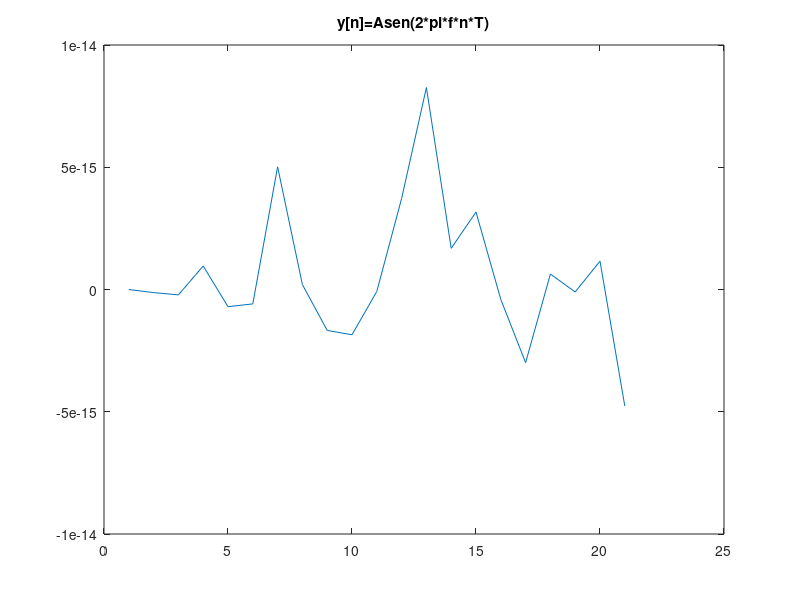
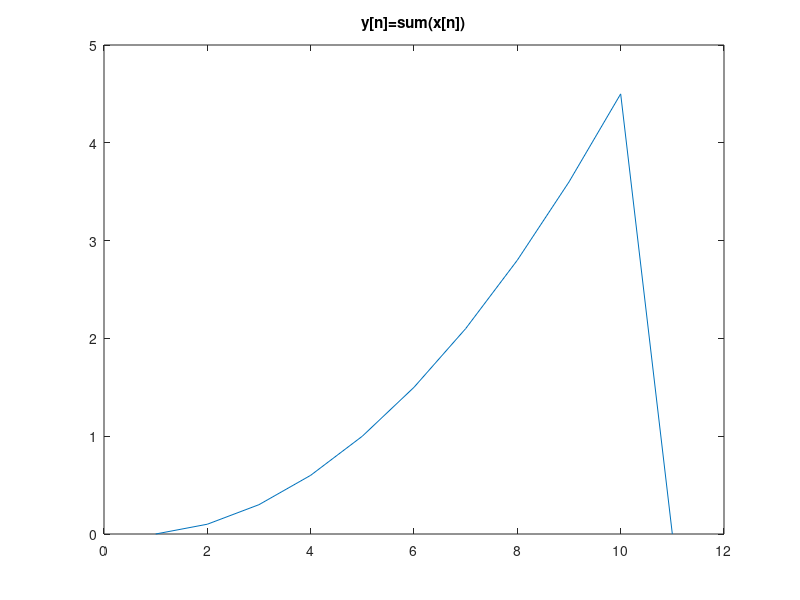
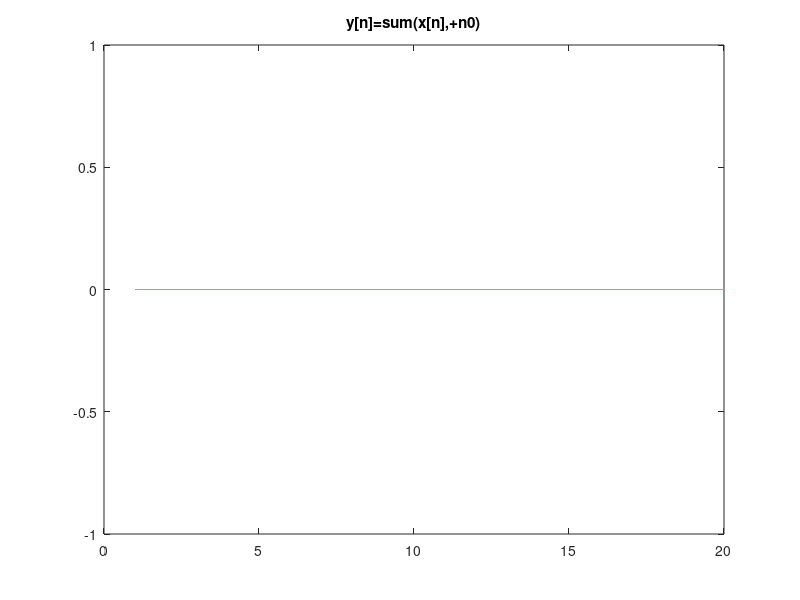
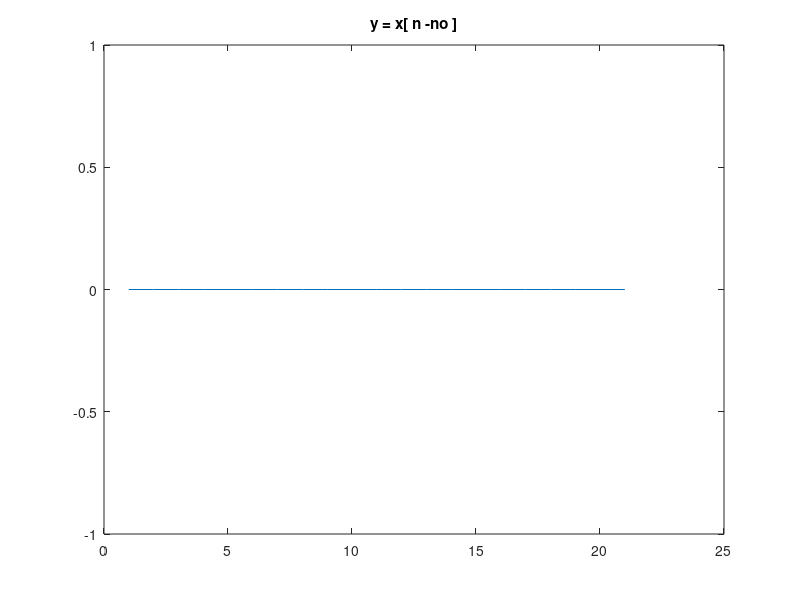

Recreate these plots in MATLAB, in order.
% Guia de trabajos practicos Nº 4
% Ejercicio 1
clear all;
close all;

t = 0:0.1:2;

% Impulso
x = rand( size(t) );
x(1) = 1;

% Item 1
A = 1;
f = 10; % en Hz
T = 1;
g = A * sin( 2*pi*f*t*T );

y1 = A*sin( 2*pi*f*t*T).*x;

figure( 1 );
plot( y1 );
title("y[n]=Asen(2*pi*f*n*T)");

% Item 2
x2 = 0:0.1:1;
y2 = zeros(size(x2));
for i=1:10
    for j=1:i
        y2(i) += x2(j);
    end
end

figure(2);
plot( y2 );
title("y[n]=sum(x[n])");

% Item 3
x3 = 0:0.1:2;
y3 = zeros(20);
n = 3;
for i=1+n:20-n
    for j=1:size(x)-2*n
        y3(i) = y3(i) + x3(j);
    end
end
figure(3);
plot(y3);
title("y[n]=sum(x[n],+n0)");

% Item 4
y4 = zeros( size( x ) );
n = 3;
for i=n:size(x)
    y4(i-n) = x(i);
end

figure(4);
plot( y4 );
title( "y = x[ n -no ]");

% Item 5
x5 = 0:0.1:2;
y5 = exp( x5 );

figure( 5 );
plot( y5 );
title( "y = e^x[n]" );

% Item 6
y6 = x + 2;
figure( 6 );
plot( y6 );
title( "y = x[n]+2");

% Item 7
x7 = 0:0.1:1;
y7 = zeros(10);
for i=1:10
  y7(i) = i*x7(i);
end
figure( 7 );
plot( y7 );
title( "y7 = n*x[n]");